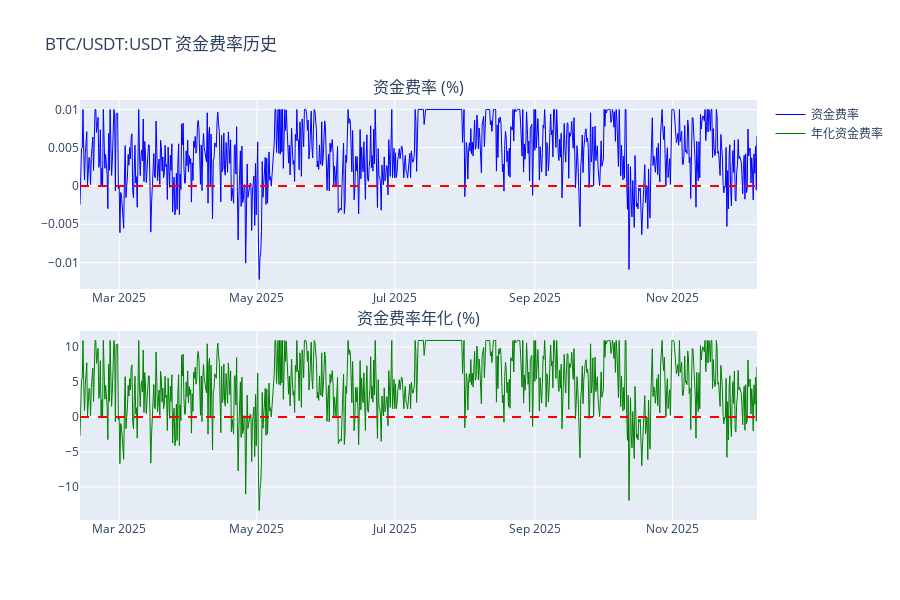

The notebook cell this image was saved under:
### Markdown cell above
## 6. 资金费率可视化

### Code cell
# 资金费率时序图
fig = make_subplots(
    rows=2, cols=1,
    subplot_titles=('资金费率 (%)', '资金费率年化 (%)'),
    vertical_spacing=0.1
)

# 原始资金费率
fig.add_trace(
    go.Scatter(
        x=df_funding.index,
        y=df_funding['fundingRate'] * 100,
        mode='lines',
        name='资金费率',
        line=dict(color='blue', width=1)
    ),
    row=1, col=1
)

# 年化资金费率
fig.add_trace(
    go.Scatter(
        x=df_funding.index,
        y=df_funding['funding_rate_annualized'],
        mode='lines',
        name='年化资金费率',
        line=dict(color='green', width=1)
    ),
    row=2, col=1
)

# 添加零线
fig.add_hline(y=0, line_dash='dash', line_color='red', row=1, col=1)
fig.add_hline(y=0, line_dash='dash', line_color='red', row=2, col=1)

fig.update_layout(
    title=f'{symbol} 资金费率历史',
    height=600,
    showlegend=True
)

fig.show()

### Figure 1 — Plotly figure (JSON) as saved in the notebook; plotly's stock layout.template omitted (floating-point values rounded to 4 significant figures; data arrays with more than 128 entries replaced by an {"elided": "..."} marker saying what was removed)
{"data": [{"line": {"color": "blue", "width": 1}, "mode": "lines", "name": "资金费率", "type": "scatter", "x": {"elided": "900 str values"}, "xaxis": "x", "y": {"elided": "900 float values"}, "yaxis": "y"}, {"line": {"color": "green", "width": 1}, "mode": "lines", "name": "年化资金费率", "type": "scatter", "x": {"elided": "900 str values"}, "xaxis": "x2", "y": {"elided": "900 float values"}, "yaxis": "y2"}], "layout": {"annotations": [{"font": {"size": 16}, "showarrow": false, "text": "资金费率 (%)", "x": 0.5, "xanchor": "center", "xref": "paper", "y": 1, "yanchor": "bottom", "yref": "paper"}, {"font": {"size": 16}, "showarrow": false, "text": "资金费率年化 (%)", "x": 0.5, "xanchor": "center", "xref": "paper", "y": 0.45, "yanchor": "bottom", "yref": "paper"}], "height": 600, "shapes": [{"line": {"color": "red", "dash": "dash"}, "type": "line", "x0": 0, "x1": 1, "xref": "x domain", "y0": 0, "y1": 0, "yref": "y"}, {"line": {"color": "red", "dash": "dash"}, "type": "line", "x0": 0, "x1": 1, "xref": "x2 domain", "y0": 0, "y1": 0, "yref": "y2"}], "showlegend": true, "title": {"text": "BTC/USDT:USDT 资金费率历史"}, "xaxis": {"anchor": "y", "domain": [0, 1]}, "xaxis2": {"anchor": "y2", "domain": [0, 1]}, "yaxis": {"anchor": "x", "domain": [0.55, 1]}, "yaxis2": {"anchor": "x2", "domain": [0, 0.45]}}}
